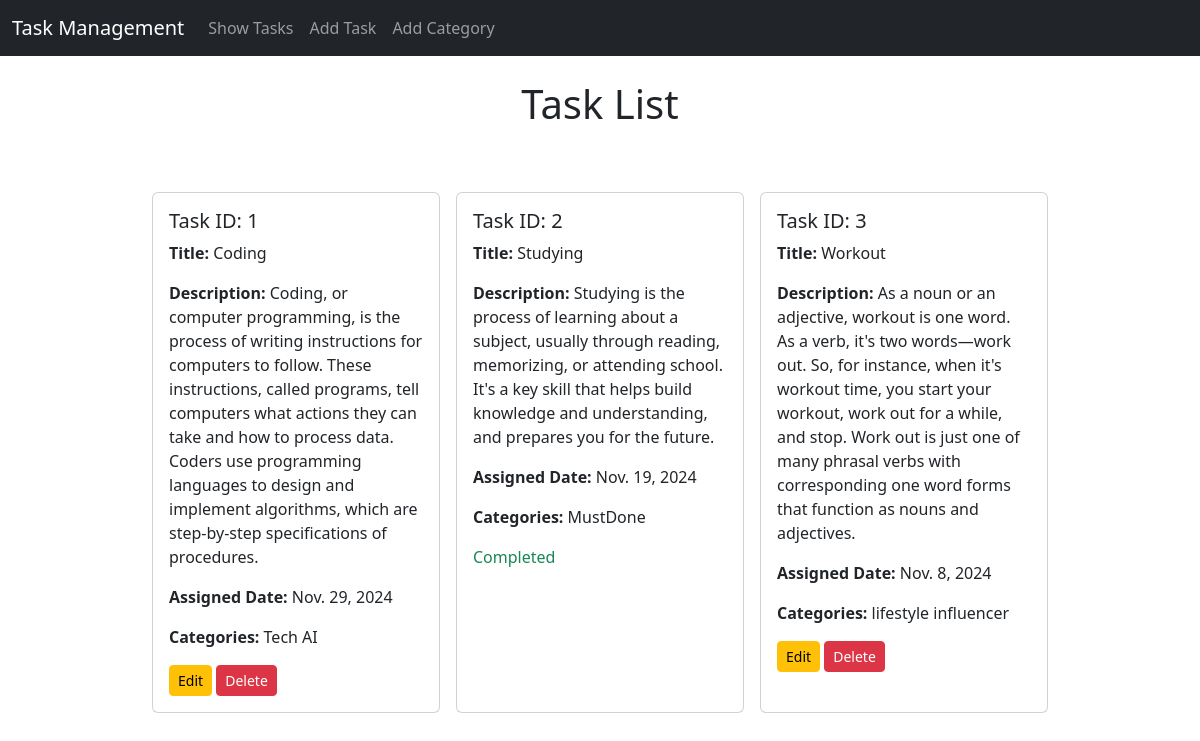
The page / on the database its author committed.
### tasks/models.py (models this page shows, shortened)
class TaskModel(models.Model):
    taskTitle = models.CharField(max_length=100)
    taskDescription = models.TextField()
    is_completed = models.BooleanField(default=False)
    task_assign_date = models.DateField()

### categories/models.py (models this page shows, shortened)
class TaskCategory(models.Model):
    category_name = models.CharField(max_length=100)
    tasks = models.ManyToManyField(TaskModel)

### tasks/views.py (the view)
# urls.py: path('', task_views.show_tasks, name='show_tasks'),
def show_tasks(request):
    tasks = TaskModel.objects.all()
    return render(request, 'show_tasks.html', {'tasks': tasks})

### tasks/templates/show_tasks.html
{% extends 'base.html' %} {% block content %}
<h1 class="text-center mt-3">Task List</h1>
<div class="d-flex flex-wrap justify-content-center px-5 pt-5">
  {% for task in tasks %}
  <div class="card m-2" style="width: 18rem">
    <div class="card-body">
      <h5 class="card-title">Task ID: {{ task.id }}</h5>
      <p><strong>Title:</strong> {{ task.taskTitle }}</p>
      <p><strong>Description:</strong> {{ task.taskDescription }}</p>
      <p><strong>Assigned Date:</strong> {{ task.task_assign_date }}</p>
      <p>
        <strong>Categories:</strong>
        {% if task.taskcategory_set.all %}
        {% for category in task.taskcategory_set.all %}
        {{ category.category_name }}
        {% endfor %}
        {% else %}
        No categories assigned
        {% endif %}
      </p>
      {% if task.is_completed %}
      <p class="text-success">Completed</p>
      {% else %}
      <a href="{% url 'edit_task' task.id %}" class="btn btn-warning btn-sm"
        >Edit</a
      >
      <a href="{% url 'delete_task' task.id %}" class="btn btn-danger btn-sm"
        >Delete</a
      >
      {% endif %}
    </div>
  </div>
  {% endfor %}
</div>
{% endblock %}

### templates/base.html (shortened to what this page needs)
<!DOCTYPE html>
<html lang="en">
  <head>
    <link
      href="https://cdn.jsdelivr.net/npm/bootstrap@5.3.0-alpha3/dist/css/bootstrap.min.css"
      rel="stylesheet"
    />
  </head>
  <body>
    <nav class="navbar navbar-expand-lg navbar-dark bg-dark">
      <div class="container-fluid">
        <a class="navbar-brand" href="#">Task Management</a>
        <div class="collapse navbar-collapse">
          <ul class="navbar-nav">
            <li class="nav-item">
              <a class="nav-link" href="{% url 'show_tasks' %}">Show Tasks</a>
            </li>
            <li class="nav-item">
              <a class="nav-link" href="{% url 'add_task' %}">Add Task</a>
            </li>
            <li class="nav-item">
              <a class="nav-link" href="{% url 'add_category' %}"
                >Add Category</a
              >
            </li>
          </ul>
        </div>
      </div>
    </nav>
    <div class="container mt-4">{% block content %}{% endblock %}</div>
  </body>
</html>

### rows shown on the page
TaskModel: id "1", taskTitle "Coding", taskDescription "Coding, or computer programming, is the process of writing instructions for computers to follow. These instructions, called programs, tell computers what actions they can take and how to process data. Coders use programming languages to design and implement algorithms, which are step-by-step specifications of procedures.", task_assign_date "Nov. 29, 2024", is_completed "Edit"
TaskCategory: category_name "Tech"
TaskCategory: category_name "AI"
TaskModel: id "2", taskTitle "Studying", taskDescription "Studying is the process of learning about a subject, usually through reading, memorizing, or attending school. It's a key skill that helps build knowledge and understanding, and prepares you for the future.", task_assign_date "Nov. 19, 2024", is_completed "Completed"
TaskCategory: category_name "MustDone"
TaskModel: id "3", taskTitle "Workout", taskDescription "As a noun or an adjective, workout is one word. As a verb, it's two words—work out. So, for instance, when it's workout time, you start your workout, work out for a while, and stop. Work out is just one of many phrasal verbs with corresponding one word forms that function as nouns and adjectives.", task_assign_date "Nov. 8, 2024", is_completed "Edit"
TaskCategory: category_name "lifestyle"
TaskCategory: category_name "influencer"
